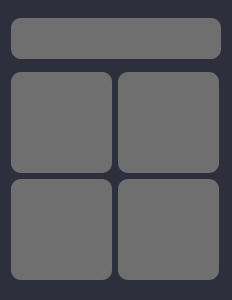
<?xml version="1.0" encoding="UTF-8"?>
<ui version="4.0">
 <class>Settings</class>
 <widget class="QWidget" name="Settings">
  <property name="geometry">
   <rect>
    <x>0</x>
    <y>0</y>
    <width>232</width>
    <height>300</height>
   </rect>
  </property>
  <property name="windowTitle">
   <string>Form</string>
  </property>
  <property name="styleSheet">
   <string notr="true">background: rgb(45, 47, 61);
border-radius: 10px;</string>
  </property>
  <layout class="QVBoxLayout" name="verticalLayout_3">
   <item>
    <widget class="QPushButton" name="Exit_button">
     <property name="sizePolicy">
      <sizepolicy hsizetype="Minimum" vsizetype="Fixed">
       <horstretch>0</horstretch>
       <verstretch>0</verstretch>
      </sizepolicy>
     </property>
     <property name="minimumSize">
      <size>
       <width>41</width>
       <height>41</height>
      </size>
     </property>
     <property name="styleSheet">
      <string notr="true">background: rgb(111, 111, 111);
border-radius: 10px;
color: rgb(108, 228, 239);</string>
     </property>
     <property name="text">
      <string/>
     </property>
    </widget>
   </item>
   <item>
    <layout class="QHBoxLayout" name="horizontalLayout">
     <item>
      <layout class="QVBoxLayout" name="verticalLayout">
       <item>
        <widget class="QPushButton" name="Theme_button">
         <property name="sizePolicy">
          <sizepolicy hsizetype="Fixed" vsizetype="Fixed">
           <horstretch>0</horstretch>
           <verstretch>0</verstretch>
          </sizepolicy>
         </property>
         <property name="minimumSize">
          <size>
           <width>101</width>
           <height>101</height>
          </size>
         </property>
         <property name="styleSheet">
          <string notr="true">background: rgb(111, 111, 111);
border-radius: 10px;
color: rgb(108, 228, 239);</string>
         </property>
         <property name="text">
          <string/>
         </property>
        </widget>
       </item>
       <item>
        <widget class="QPushButton" name="Languige_button">
         <property name="sizePolicy">
          <sizepolicy hsizetype="Fixed" vsizetype="Fixed">
           <horstretch>0</horstretch>
           <verstretch>0</verstretch>
          </sizepolicy>
         </property>
         <property name="minimumSize">
          <size>
           <width>101</width>
           <height>101</height>
          </size>
         </property>
         <property name="styleSheet">
          <string notr="true">background: rgb(111, 111, 111);
border-radius: 10px;
color: rgb(108, 228, 239);</string>
         </property>
         <property name="text">
          <string/>
         </property>
        </widget>
       </item>
      </layout>
     </item>
     <item>
      <layout class="QVBoxLayout" name="verticalLayout_2">
       <item>
        <widget class="QPushButton" name="SizeUp_button">
         <property name="sizePolicy">
          <sizepolicy hsizetype="Fixed" vsizetype="Fixed">
           <horstretch>0</horstretch>
           <verstretch>0</verstretch>
          </sizepolicy>
         </property>
         <property name="minimumSize">
          <size>
           <width>101</width>
           <height>101</height>
          </size>
         </property>
         <property name="styleSheet">
          <string notr="true">background: rgb(111, 111, 111);
border-radius: 10px;
color: rgb(108, 228, 239);</string>
         </property>
         <property name="text">
          <string/>
         </property>
        </widget>
       </item>
       <item>
        <widget class="QPushButton" name="SizeDown_button">
         <property name="sizePolicy">
          <sizepolicy hsizetype="Fixed" vsizetype="Fixed">
           <horstretch>0</horstretch>
           <verstretch>0</verstretch>
          </sizepolicy>
         </property>
         <property name="minimumSize">
          <size>
           <width>101</width>
           <height>101</height>
          </size>
         </property>
         <property name="styleSheet">
          <string notr="true">background: rgb(111, 111, 111);
border-radius: 10px;
color: rgb(108, 228, 239);</string>
         </property>
         <property name="text">
          <string/>
         </property>
        </widget>
       </item>
      </layout>
     </item>
    </layout>
   </item>
  </layout>
 </widget>
 <resources/>
 <connections/>
</ui>
